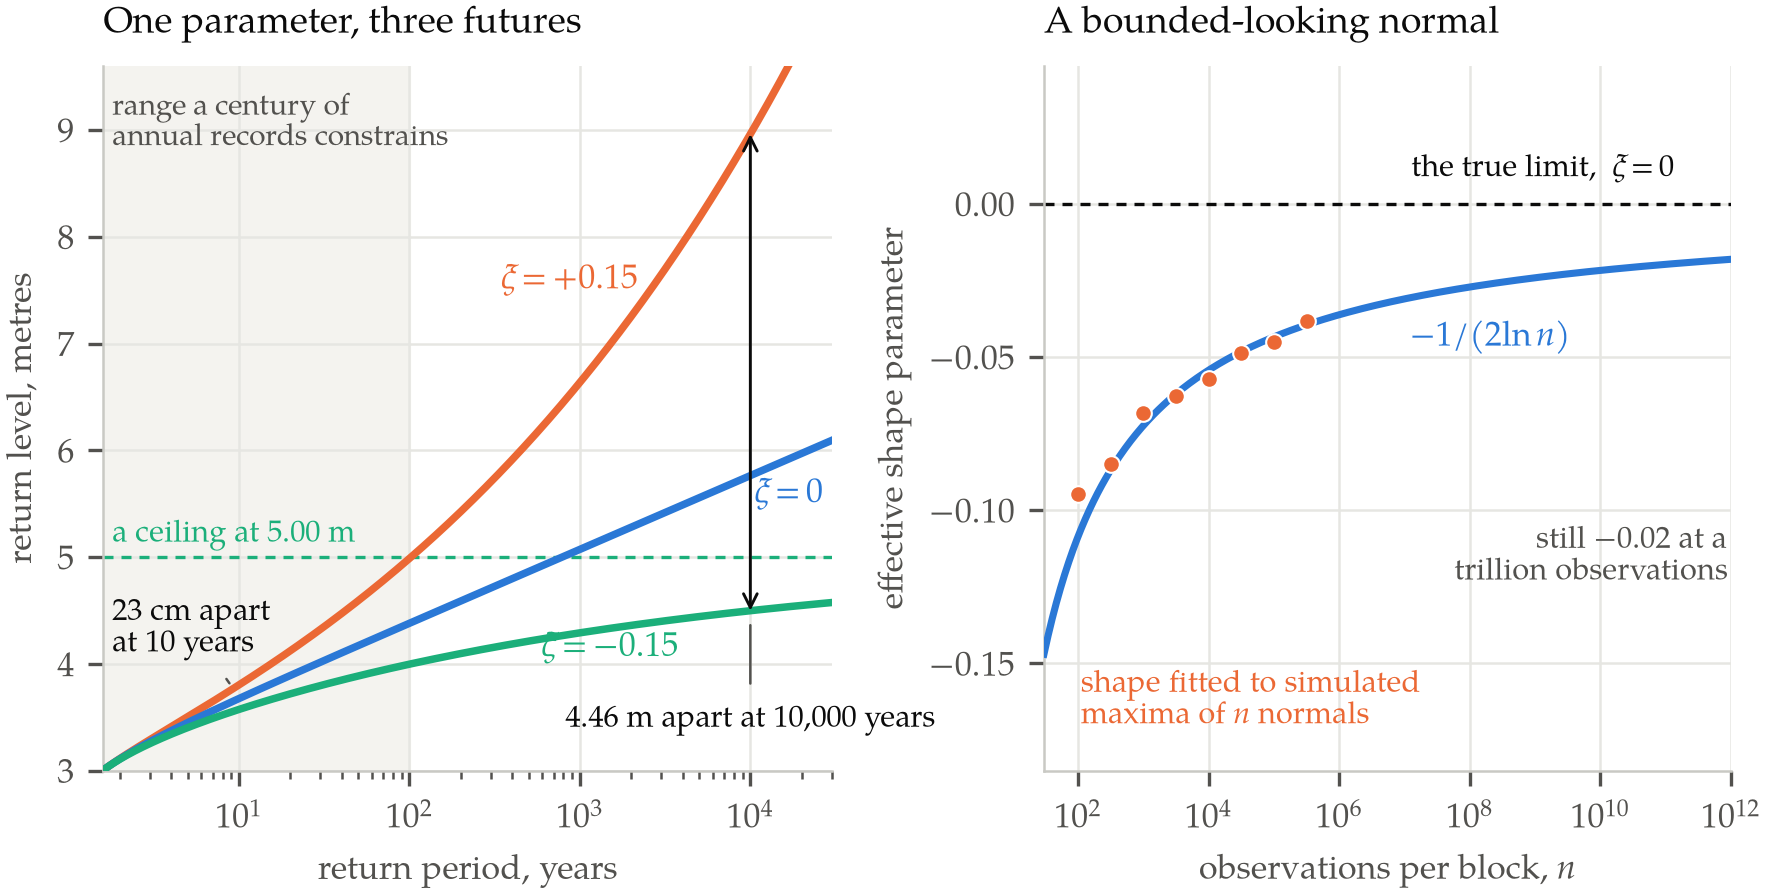

Recreate this plot in Python.
"""Figure for report 024 — what the shape parameter decides, and how slowly it settles.

Left panel — return level against return period for three generalised extreme
value distributions that share a location of 3.00 m and a scale of 0.30 m and
differ only in the shape parameter xi. Over the range a century of annual
records actually constrains, the three are nearly indistinguishable: at a
ten-year return period they span 23 cm. Extrapolated a thousandfold, to the
10,000-year level a Dutch dike ring is designed against, they span 4.46 m. The
xi = -0.15 curve is bounded above by mu - sigma/xi = 5.00 m exactly, and no
return period however long can push it past that line.

Right panel — the penultimate problem. Maxima of n independent standard normal
variables were simulated and a GEV fitted to each sample. The fitted shape is
negative at every finite n, tracking the theoretical penultimate value
-1/(2 ln n) (Fisher and Tippett 1928; Cohen 1982), and approaches the true
limiting xi = 0 at the speed of one over the logarithm of the sample size. The
most famously unbounded distribution in statistics looks bounded at every sample
size anyone will ever collect.

Palette: the blue/orange/green set already validated for this series (009-023),
all-pairs checked at print contrast. Series are labelled directly; this is print.
Run: python3 figures/024-shape-parameter.py
"""
import matplotlib
matplotlib.use("Agg")
import matplotlib.font_manager as fm
import matplotlib.pyplot as plt
import numpy as np
import math
import tempfile
from pathlib import Path
from scipy import stats

SERIF = "TeX Gyre Pagella"
BLUE, ORANGE, GREEN = "#2a78d6", "#eb6834", "#1baf7a"
INK, MUTED, GRIDC = "#0b0b0b", "#52514e", "#e6e6e2"


def use_vendored_pagella():
    """Register tools/fonts/texgyrepagella-*.woff2 with matplotlib."""
    vendored = sorted((Path(__file__).resolve().parent.parent / "tools" / "fonts")
                      .glob("texgyrepagella-*.woff2"))
    if not vendored:
        return False
    try:
        from fontTools.ttLib import TTFont
    except ImportError:
        return False
    cache = Path(tempfile.mkdtemp(prefix="pagella-"))
    for src in vendored:
        face = TTFont(str(src))
        face.flavor = None
        dst = cache / (src.stem + ".ttf")
        face.save(str(dst))
        fm.fontManager.addfont(str(dst))
    return SERIF in {f.name for f in fm.fontManager.ttflist}


if not use_vendored_pagella() and SERIF not in {f.name for f in fm.fontManager.ttflist}:
    raise SystemExit("TeX Gyre Pagella unavailable: install fontTools and brotli "
                     "so the vendored woff2 faces in tools/fonts/ can be used.")

plt.rcParams.update({
    "font.family": "serif", "font.serif": [SERIF], "font.size": 8.2,
    "mathtext.fontset": "custom", "mathtext.rm": SERIF,
    "mathtext.it": f"{SERIF}:italic", "mathtext.bf": f"{SERIF}:bold",
    "mathtext.cal": SERIF, "mathtext.sf": SERIF, "mathtext.tt": SERIF,
    "axes.edgecolor": "#c9c9c4", "axes.linewidth": 0.6,
    "text.color": INK, "axes.labelcolor": MUTED, "xtick.color": MUTED,
    "ytick.color": MUTED, "figure.facecolor": "white", "savefig.facecolor": "white",
})

MU, SIGMA = 3.00, 0.30


# ---------------------------------------------------------------- mechanics
def return_level(T, xi, mu=MU, sigma=SIGMA):
    """The level exceeded by one annual maximum in T, for a GEV with shape xi."""
    y = -np.log1p(-1.0 / np.asarray(T, dtype=float))
    if xi == 0.0:
        return mu - sigma * np.log(y)
    return mu + (sigma / xi) * (y ** (-xi) - 1.0)


def penultimate_shape(n):
    """Fisher-Tippett's penultimate shape for the maximum of n standard normals."""
    return -1.0 / (2.0 * np.log(n))


def fitted_shape(n, reps, rng):
    """Shape of a GEV fitted to `reps` maxima of n standard normals."""
    out = np.empty(reps)
    chunk = max(1, 8_000_000 // n)
    i = 0
    while i < reps:
        k = min(chunk, reps - i)
        out[i:i + k] = rng.standard_normal((k, n)).max(axis=1)
        i += k
    return -stats.genextreme.fit(out)[0]      # scipy's c is -xi


assert abs(return_level(10_000, -0.15) - 4.497619) < 1e-5
assert abs(return_level(10_000, 0.0) - 5.763087) < 1e-5
assert abs(return_level(10_000, 0.15) - 8.962084) < 1e-5
assert abs((MU - SIGMA / -0.15) - 5.0) < 1e-12

fig, (axL, axR) = plt.subplots(1, 2, figsize=(7.0, 3.05),
                               gridspec_kw=dict(width_ratios=[1.06, 1.0],
                                                wspace=0.30))

# ---- left: what the shape parameter decides ------------------------------
T = np.exp(np.linspace(np.log(1.6), np.log(3e4), 700))
axL.axvspan(1.6, 100, color="#f4f3ef", zorder=0)
axL.text(1.80, 9.35, "range a century of\nannual records constrains",
         fontsize=7.2, color=MUTED, ha="left", va="top")

axL.axhline(MU - SIGMA / -0.15, color=GREEN, lw=0.8, ls=(0, (3, 2.4)), zorder=2)
axL.text(1.80, 5.06, "a ceiling at 5.00 m",
         fontsize=7.4, color=GREEN, ha="left", va="bottom")

for xi, colour, label, lxy, va in ((0.15, ORANGE, "$\\xi = +0.15$", (2.2e3, 7.42), "bottom"),
                                   (0.0, BLUE, "$\\xi = 0$", (2.7e4, 5.74), "top"),
                                   (-0.15, GREEN, "$\\xi = -0.15$", (3.8e3, 4.30), "top")):
    axL.plot(T, return_level(T, xi), color=colour, lw=1.8, zorder=4)
    axL.text(lxy[0], lxy[1], label, color=colour, fontsize=8.2, ha="right", va=va)

axL.annotate("", xy=(1.0e4, return_level(1.0e4, 0.15)),
             xytext=(1.0e4, return_level(1.0e4, -0.15)),
             arrowprops=dict(arrowstyle="<->", color=INK, lw=0.7,
                             shrinkA=0, shrinkB=0), zorder=6)
axL.annotate("4.46 m apart at 10,000 years", xy=(1.0e4, 4.44),
             xytext=(1.0e4, 3.62), fontsize=7.4, color=INK,
             ha="center", va="top",
             arrowprops=dict(arrowstyle="-", color=MUTED, lw=0.6,
                             shrinkA=3, shrinkB=2))
axL.annotate("23 cm apart\nat 10 years", xy=(10.0, 3.69), xytext=(1.80, 4.62),
             fontsize=7.4, color=INK, ha="left", va="top",
             arrowprops=dict(arrowstyle="-", color=MUTED, lw=0.6,
                             shrinkA=3, shrinkB=4))
axL.set_xscale("log")
axL.set_xlim(1.6, 3e4)
axL.set_ylim(3.0, 9.6)
axL.set_xlabel("return period, years")
axL.set_ylabel("return level, metres")
axL.set_title("One parameter, three futures", fontsize=9.0, loc="left", pad=8, color=INK)
axL.grid(color=GRIDC, lw=0.6, zorder=1)
for sp in ("top", "right"):
    axL.spines[sp].set_visible(False)

# ---- right: the penultimate problem --------------------------------------
rng = np.random.default_rng(20260918)
ns = np.array([100, 316, 1000, 3162, 10000, 31623, 100000, 316228])
reps = 60000
fits = np.array([fitted_shape(int(n), reps, rng) for n in ns])
grid = np.exp(np.linspace(np.log(30), np.log(1e12), 500))

axR.axhline(0.0, color=INK, lw=0.8, ls=(0, (3, 2.4)), zorder=2)
axR.text(1.4e11, 0.006, "the true limit,  $\\xi = 0$", fontsize=7.4, color=INK,
         ha="right", va="bottom")
axR.plot(grid, penultimate_shape(grid), color=BLUE, lw=1.7, zorder=3)
axR.text(1.2e7, -0.038, "$-1/(2\\ln n)$", color=BLUE, fontsize=8.2,
         ha="left", va="top")
axR.plot(ns, fits, "o", ms=4.0, color=ORANGE, zorder=5,
         markeredgecolor="white", markeredgewidth=0.5)
axR.text(1.1e2, -0.152, "shape fitted to simulated\nmaxima of $n$ normals",
         color=ORANGE, fontsize=7.4, ha="left", va="top")
axR.text(9e11, -0.105, "still $-0.02$ at a\ntrillion observations",
         fontsize=7.4, color=MUTED, ha="right", va="top")
axR.set_xscale("log")
axR.set_xlim(30, 1e12)
axR.set_ylim(-0.185, 0.045)
axR.set_xlabel("observations per block, $n$")
axR.set_ylabel("effective shape parameter")
axR.set_title("A bounded-looking normal", fontsize=9.0, loc="left", pad=8, color=INK)
axR.grid(color=GRIDC, lw=0.6, zorder=1)
for sp in ("top", "right"):
    axR.spines[sp].set_visible(False)

out = Path(__file__).with_suffix(".png")
fig.savefig(out, dpi=300, bbox_inches="tight", pad_inches=0.02)
print("wrote", out)
for T_ in (10, 100, 10_000):
    lo, mid, hi = (return_level(T_, x) for x in (-0.15, 0.0, 0.15))
    print(f"  T={T_:6d}: {lo:.4f} / {mid:.4f} / {hi:.4f}   spread {hi - lo:.4f} m")
print(f"  upper endpoint xi=-0.15: {MU - SIGMA / -0.15:.4f} m")
for n, f in zip(ns, fits):
    print(f"  n={int(n):7d}  fitted xi {f:+.5f}   -1/(2 ln n) {penultimate_shape(float(n)):+.5f}")
